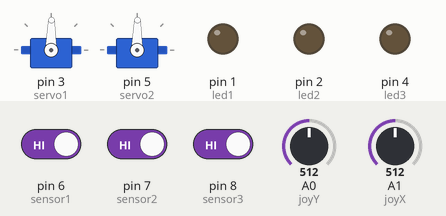
This sketch was run on a simulated Arduino Uno, built with avr-gcc and run on an emulated ATmega328P. Shown: 2 × servo, output pins drawn as LEDs (lit = HIGH). The test bench sets the inputs (shaded band); at power-on: A0 (joyY) = 512, A1 (joyX) = 512, pin 6 (sensor1) HIGH, pin 7 (sensor2) HIGH, pin 8 (sensor3) HIGH.

Above: at 1.2 s.
1.3 s: A0 (joyY) set to 716
At 2.7 s:
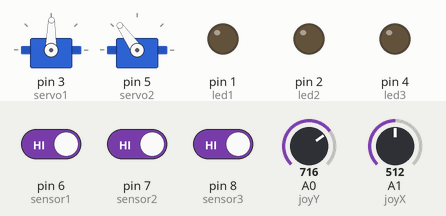
3.0 s: A1 (joyX) set to 716
At 4.1 s:
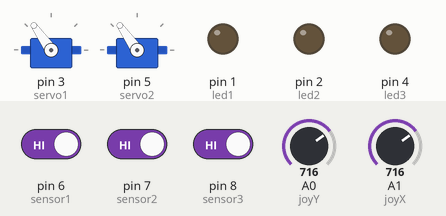
4.5 s: pin 6 (sensor1) driven LOW
At 5.0 s:
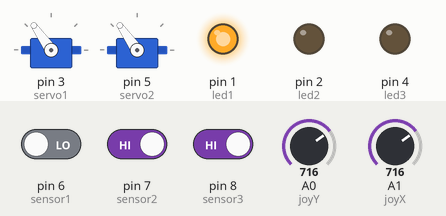
6.0 s: pin 7 (sensor2) driven LOW
At 6.4 s:
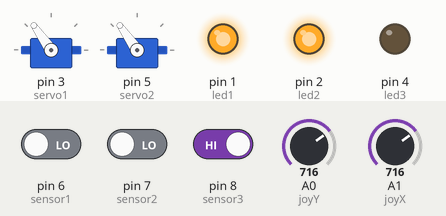
7.5 s: pin 8 (sensor3) driven LOW
At 7.9 s:
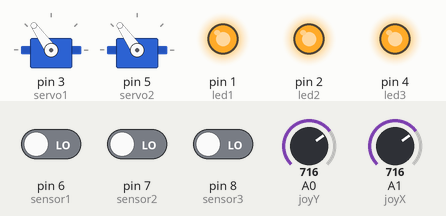
9.0 s: A0 (joyY) set to 900
At 9.9 s:
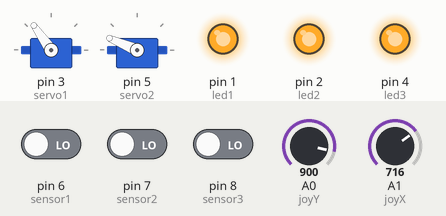
Timing chart, 0 to 11.5 s (numbered marks = the images above; inputs shaded):
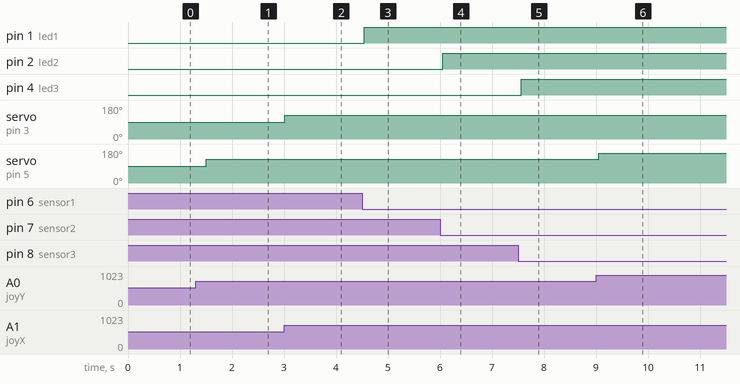

The sketch:

Arduino_Maze.ino
```cpp
/*
 * Minna Roberto
 * Arduino Maze with Magnetic Contact Sensors Project
 * December 6, 2019
*/

#include <Servo.h>

Servo servo1; //servo to control the x-axis
Servo servo2; //servo to control the y-axis

int joyX = 1; //joystick controlling x-axis wired to analog 1
int joyY = 0; //joystick controlling y-axis wired to analog 0
int joyVal; //degree of the joystick being moved

//leds and their assigned pins
const int led1 = 1;
const int led2 = 2;
const int led3 = 4;

//magnet sensors and their assigned pins
const int sensor1 = 6;
const int sensor2 = 7;
const int sensor3 = 8;

//checkpoints: check whether a magnet sensor is closed or not
int checkpoint1;
int checkpoint2;
int checkpoint3;

void setup() {

  servo1.attach(3); //attach the servo to pin 3
  servo2.attach(5); //attach the servo to pin 5

  pinMode(sensor1, INPUT_PULLUP);
  pinMode(sensor2, INPUT_PULLUP);
  pinMode(sensor3, INPUT_PULLUP);

  pinMode(led1, OUTPUT);
  pinMode(led2, OUTPUT);
  pinMode(led3, OUTPUT);
}

void loop() {
    joyVal = analogRead(joyX);
    joyVal = map(joyVal, 0, 1023, 0, 179);
    servo1.write(joyVal);

    joyVal = analogRead(joyY);
    joyVal = map(joyVal, 0, 1023, 0, 179);
    servo2.write(joyVal);

    delay(15);

    checkpoint1 = digitalRead(sensor1);
    checkpoint2 = digitalRead(sensor2);
    checkpoint3 = digitalRead(sensor3);

    //check if a magnet sensor is in contact with a magnet
    if (checkpoint1 == LOW){
     digitalWrite(led1, HIGH); //turn an led on
    }
    else{
      digitalWrite(led1, LOW); //led is off
    }

    //check if a magnet sensor is in contact with a magnet
    if (checkpoint2 == LOW){
      digitalWrite(led2, HIGH); //turn an led on
    }
    else{
     digitalWrite(led2, LOW); //led is off
    }

    //check if a magnet sensor is in contact with a magnet
    if (checkpoint3 == LOW){
      digitalWrite(led3, HIGH); //turn an led on
    }
    else{
      digitalWrite(led3, LOW); //led is off
    }
    delay(200);
}
```

Measured:
- after the input at 1.3 s, servo on pin 5 (servo2): 89° → 125° after 0.21 s
- after the input at 3.0 s, servo on pin 3 (servo1): 89° → 125° at once
- after the input at 4.5 s, pin 1 (led1): LOW → HIGH at once
- after the input at 6.0 s, pin 2 (led2): LOW → HIGH after 0.05 s
- after the input at 7.5 s, pin 4 (led3): LOW → HIGH after 0.06 s
- after the input at 9.0 s, servo on pin 5 (servo2): 125° → 157° after 0.05 s
